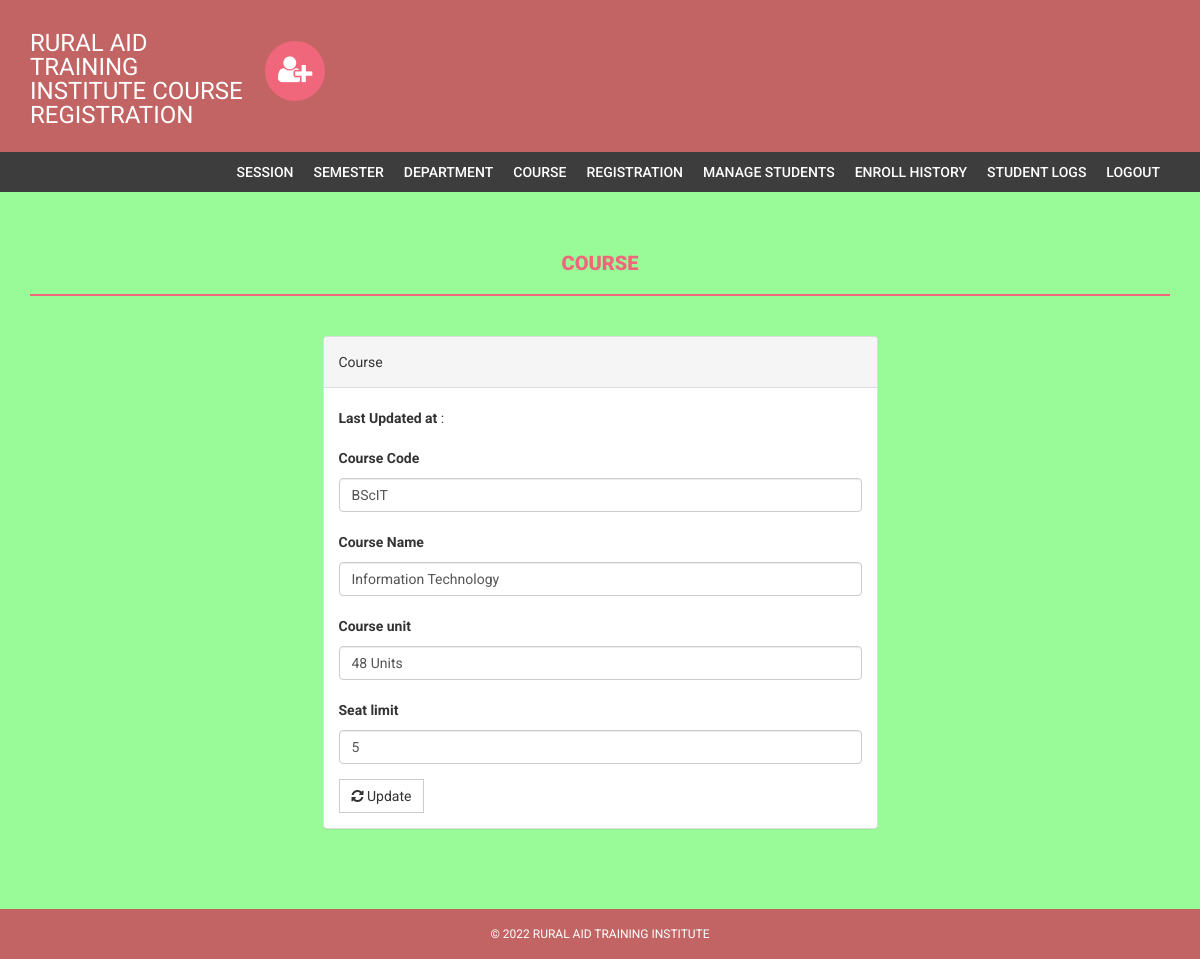
Screenshot of /admin/edit-course.php?id=1 (signed in) with the database file from the repository.
### tables this page shows
CREATE TABLE `course` (
  `id` int(11) NOT NULL,
  `courseCode` varchar(255) NOT NULL,
  `courseName` varchar(255) NOT NULL,
  `courseUnit` varchar(255) NOT NULL,
  `noofSeats` int(11) NOT NULL,
  `creationDate` timestamp NOT NULL DEFAULT CURRENT_TIMESTAMP,
  `updationDate` varchar(255) NOT NULL
);

### admin/edit-course.php (the view, shortened to what this page needs)
<?php
if(strlen($_SESSION['alogin'])==0)
    {
header('location:index.php');
}
else{
$id=intval($_GET['id']);
?>
<!DOCTYPE html>
<html xmlns="http://www.w3.org/1999/xhtml">
<head>
    <link href="assets/css/bootstrap.css" rel="stylesheet" />
    <link href="assets/css/font-awesome.css" rel="stylesheet" />
    <link href="assets/css/style.css" rel="stylesheet" />
</head>
<body style="background-color:palegreen;">
<?php include('includes/header.php');?>
<?php if($_SESSION['alogin']!="")
{
 include('includes/menubar.php');
}
 ?>
    <div class="content-wrapper">
        <div class="container">
              <div class="row">
                    <div class="col-md-12">
                        <h1 class="page-head-line">Course  </h1>
                    </div>
                </div>
                <div class="row" >
                  <div class="col-md-3"></div>
                    <div class="col-md-6">
                        <div class="panel panel-default">
                        <div class="panel-heading">
                           Course
                        </div>
                        <div class="panel-body">
                       <form name="dept" method="post">
<?php
$sql=mysqli_query($bd, "select * from course where id='$id'");
while($row=mysqli_fetch_array($sql))
{
?>
<p><b>Last Updated at</b> :<?php echo htmlentities($row['updationDate']);?></p>
   <div class="form-group">
    <label for="coursecode">Course Code  </label>
    <input type="text" class="form-control" id="coursecode" name="coursecode" placeholder="Course Code" value="<?php echo htmlentities($row['courseCode']);?>" required />
  </div>
 <div class="form-group">
    <label for="coursename">Course Name  </label>
    <input type="text" class="form-control" id="coursename" name="coursename" placeholder="Course Name" value="<?php echo htmlentities($row['courseName']);?>" required />
  </div>
<div class="form-group">
    <label for="courseunit">Course unit  </label>
    <input type="text" class="form-control" id="courseunit" name="courseunit" placeholder="Course Unit" value="<?php echo htmlentities($row['courseUnit']);?>" required />
  </div>
<div class="form-group">
    <label for="seatlimit">Seat limit  </label>
    <input type="text" class="form-control" id="seatlimit" name="seatlimit" placeholder="Seat limit" value="<?php echo htmlentities($row['noofSeats']);?>" required />
  </div>
<?php } ?>
 <button type="submit" name="submit" class="btn btn-default"><i class=" fa fa-refresh "></i> Update</button>
</form>
                            </div>
                            </div>
                    </div>
                </div>
            </div>
        </div>
  <?php include('includes/footer.php');?>
</body>
</html>
<?php } ?>

### admin/assets/css/style.css (style rules this page uses)
body { font-family: 'Roboto', sans-serif; line-height: 30px; }
.content-wrapper { margin-top: 40px; min-height: 600px; padding-bottom: 60px; }
.page-head-line { font-weight: 900; padding-bottom: 20px; border-bottom: 2px solid #F0677C; text-transform: uppercase; color: #F0677C; font-size: 20px; margin-bottom: 40px; }
.btn { border-radius: 0px; -webkit-border-radius: 0px; -moz-border-radius: 0px; }

### admin/includes/footer.php (style rules this page uses)
.col-md-12 { text-align: center; }

### rows the page displays
course: coursecode "BScIT", coursename "Information Technology", courseunit "48 Units", seatlimit "5"
